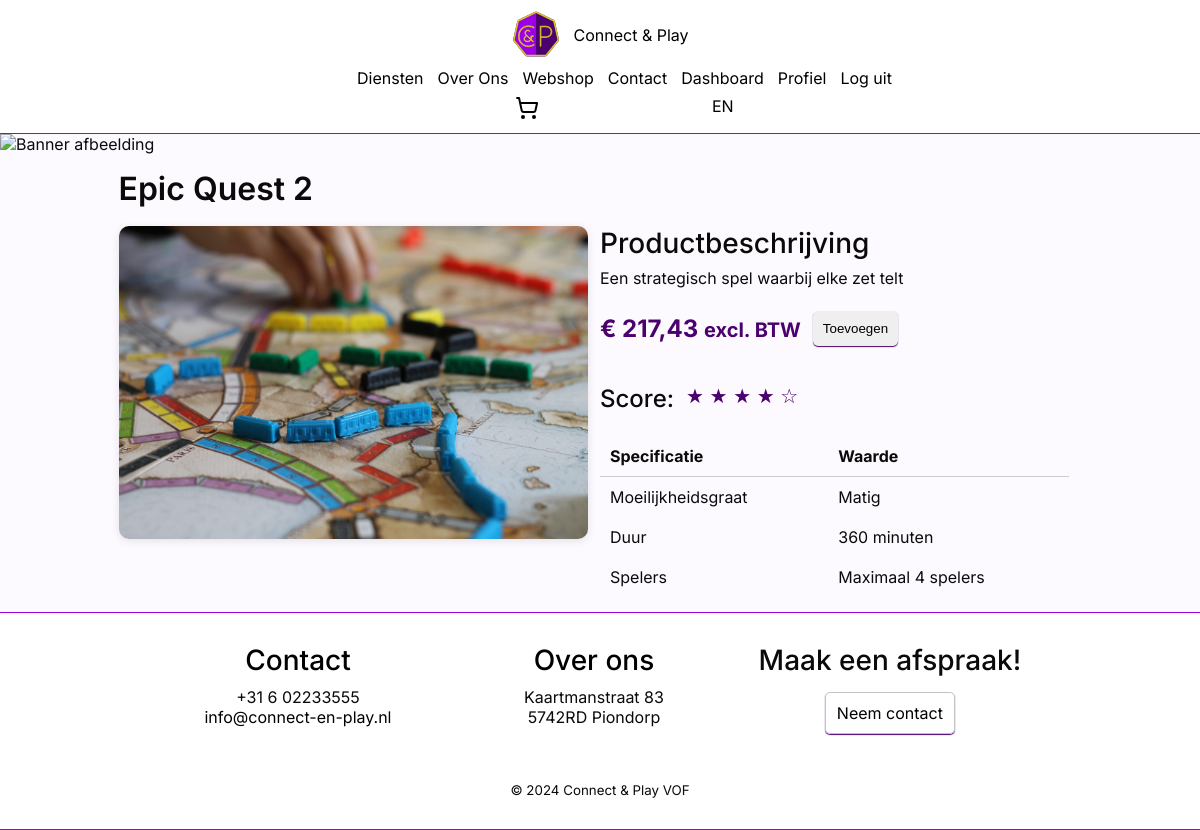
Page /product.php?id=2 (signed in) on the committed database.
### tables this page shows
CREATE TABLE `game` (
  `game_id` int(11) NOT NULL,
  `players` int(11) NOT NULL,
  `price` decimal(10,2) NOT NULL,
  `duration` int(11) DEFAULT NULL CHECK (`duration` > 0),
  `name` varchar(150) NOT NULL,
  `description` mediumtext NOT NULL,
  `difficulty` varchar(20) NOT NULL,
  `left_in_stock` int(11) NOT NULL,
  `image_url` varchar(255) DEFAULT NULL
);

### php/Shared/Database.php (called while the page is built, shortened)
<?php
class Database
{
    private static ?PDO $connection = null;
    public static function connect(
        string $servername = "mariadb",
        string $username = "root",
        string $password = "",
        string $name = "webshop"
    ): PDO {
        if (self::$connection === null) {
            self::$connection = new PDO("mysql:host={$servername};dbname={$name};charset=utf8mb4", $username, $password);
            self::$connection->setAttribute(PDO::ATTR_ERRMODE, PDO::ERRMODE_EXCEPTION);
            self::$connection->setAttribute(PDO::ATTR_DEFAULT_FETCH_MODE, PDO::FETCH_ASSOC);
        }
        return self::$connection;
    }
}

### php/Shop/Controllers/GameController.php (called while the page is built, shortened)
<?php
require_once '/var/www/php/Shop/DataAccess/GameRepository.php';
require_once '/var/www/php/Shop/Domain/Game.php';
class GameController extends Controller
{
    private GameRepository $gameRepository;
    public function __construct()
    {
        $this->gameRepository = new GameRepository();
    }
    public function getGame(): Game
    {
        $id = $_GET['id'] ?? null;
        return $this->getGameById((int)$id);
    }
    public function getGameById(int $id): Game
    {
        return $this->gameRepository->getGame($id);
    }
}

### php/Shop/DataAccess/GameRepository.php (called while the page is built, shortened)
<?php
require_once '/var/www/php/Shared/Database.php';
require_once '/var/www/php/Shop/Domain/Game.php';
class GameRepository
{
    private PDO $db;
    public function __construct()
    {
        try {
            $this->db = Database::connect();
        } catch (PDOException $e) {
            echo "Fout bij het verbinden met de database: " . $e->getMessage();
            exit;
        }
    }
    public function getGame(int $id): ?Game
    {
        $stmtGame = $this->db->prepare("CALL get_game(:id)");
        $stmtGame->execute(['id' => $id]);
        $gameData = $stmtGame->fetch();
        return new Game(
            players: (int)$gameData['players'],
            price: (float)$gameData['price'],
            duration: (int)$gameData['duration'],
            name: $gameData['name'],
            description: $gameData['description'],
            difficulty: $gameData['difficulty'],
            leftInStock: $gameData['left_in_stock'],
            imageUrl: $gameData['image_url'] ?? '',
            id: $gameData['game_id']
        );
    }
}

### php/Shop/Domain/Game.php (called while the page is built, shortened)
<?php
class Game
{
    public function getId(): ?int
    {
        return $this->id;
    }
    public function getPlayers(): int
    {
        return $this->players;
    }
    public function getPrice(): float
    {
        return $this->price;
    }
    public function getDuration(): int
    {
        return $this->duration;
    }
    public function getName(): string
    {
        return $this->name;
    }
    public function getDescription(): string
    {
        return $this->description;
    }
    public function getDifficulty(): string
    {
        return $this->difficulty;
    }
}
?>

### public/product.php (the view, shortened to what this page needs)
<?php
require_once '../php/Shared/header.php';
require_once '../php/Shop/Controllers/GameController.php';
$gameController = new GameController();
$game = $gameController->getGame();
?>
<img class="banner-img" src="images/bannerImg.jpg" alt="Banner afbeelding" />
<div class="container flex justify-center">
	<div class="container flex justify-center p-15">
		<div class="col-10 flex flex-row">
			<h2 class="pb-10"><?= $game->getName(); ?></h2>
		</div>
		<div class="col-10 flex flex-row">
			<div class="col-6 flex flex-col align-center">
				<img src="images/dienst_3.jpg" class="product-img" alt="Product afbeelding" />
			</div>
			<div class="col-6 flex flex-col">
				<h3>Productbeschrijving</h3>
				<p class="pb-15">
					<?= $game->getDescription(); ?>
				</p>
				<div class="flex flex-row align-center pb-15">
					<h4 class="product-price">€ <?= number_format($game->getPrice(), 2, ',', ''); ?> <small>excl. BTW</small></h4>
					<button id="add-to-cart" onclick="addGameToCart(<?= $game->getId() ?>)" class="button px-10" style="width: auto;">Toevoegen</button>
				</div>
				<div class="flex py-15">
					<h4>Score:</h4>
					<span class="product-score">★ ★ ★ ★ ☆</span>
				</div>
				<table style="border-collapse: collapse;">
					<tr>
						<th class="p-10 text-left table-head">Specificatie</th>
						<th class="p-10 text-left table-head">Waarde</th>
					</tr>
					<tr>
						<td class="p-10">Moeilijkheidsgraat</td>
						<td class="p-10"><?= $game->getDifficulty(); ?></td>
					</tr>
					<tr>
						<td class="p-10">Duur</td>
						<td class="p-10"><?= $game->getDuration(); ?> minuten</td>
					</tr>
					<tr>
						<td class="p-10">Spelers</td>
						<td class="p-10">Maximaal <?= $game->getPlayers(); ?> spelers</td>
					</tr>
				</table>
			</div>
		</div>
	</div>
</div>
<?php
require_once '../php/Shared/footer.php';
?>

### public/css/style.css (style rules this page uses)
:root { --foreground: #0a0a0a; --background: #fdfaff; --primary: #4b006e; --accent: #9c00e5; --highlight: #d6c52e; --box-1: #cdcdcd; --box-2: #b5b5b5; --footer-header: #000; --header-z-index: 10; }
* { margin: 0; padding: 0; box-sizing: border-box; }
body { font-family: "Inter", "Verdana", sans-serif; background-color: var(--background); color: var(--foreground); }
.banner-img { object-fit: cover; width: 100%; height: 200px; margin: 0; padding: 0; }
.product-img { width: 100%; object-fit: cover; border-radius: 10px; box-shadow: 0 2px 8px rgba(0, 0, 0, 0.1); }
.input, .button { width: 100%; padding: 10px 0; border: 1px solid #c3c3c3; border-radius: 5px; box-shadow: 0 1px 1px var(--primary); resize: none; }
.table-head { border-bottom: 1px solid var(--box-1); }
.product-score { color: var(--primary); font-size: 1.25rem; }
.product-price { color: var(--primary); font-weight: 700; }
#add-to-cart { display: flex; border: none; gap: 0.5rem; }

### public/css/grid.css (style rules this page uses)
@media only screen and (min-width: 768px) { .col-6 { width: calc(50% - 1vw); } }
@media only screen and (min-width: 768px) { .col-10 { width: calc(83.333% - 1vw); } }

### public/css/spacing.css (style rules this page uses)
.p-10 { padding: 10px; }
.p-15 { padding: 15px; }
.pb-10 { padding-bottom: 10px; }
.pb-15 { padding-bottom: 15px; }
.px-10 { padding-left: 10px; padding-right: 10px; }
.py-15 { padding-top: 15px; padding-bottom: 15px; }

### public/css/flex.css (style rules this page uses)
.flex { display: flex; flex-wrap: wrap; column-gap: 1vw; row-gap: 1vh; }
.flex-col { flex-direction: column; }
.flex-row { flex-direction: row; }
.justify-center { justify-content: center; }
.align-center { align-items: center; }

### public/css/text.css (style rules this page uses)
.text-left { text-align: left; }
h2 { font-size: 2rem; font-weight: 600; }
h3 { font-size: 1.75rem; font-weight: 500; }
h4 { font-size: 1.5rem; font-weight: 500; }
p { font-size: 1rem; }

### rows in the picture
game: name "Epic Quest 2", description "Een strategisch spel waarbij elke zet telt", price "217,43", difficulty "Matig", duration "360", players "4"

### other values in the picture
__('nav.services') "Diensten"
__('nav.about') "Over Ons"
__('nav.webshop') "Webshop"
__('nav.contact') "Contact"
__('nav.dashboard') "Dashboard"
__('nav.profile') "Profiel"
__('nav.logout') "Log uit"
__('footer.contact') "Contact"
__('footer.about') "Over ons"
__('footer.appointment.title') "Maak een afspraak!"
__('footer.appointment.cta') "Neem contact"
